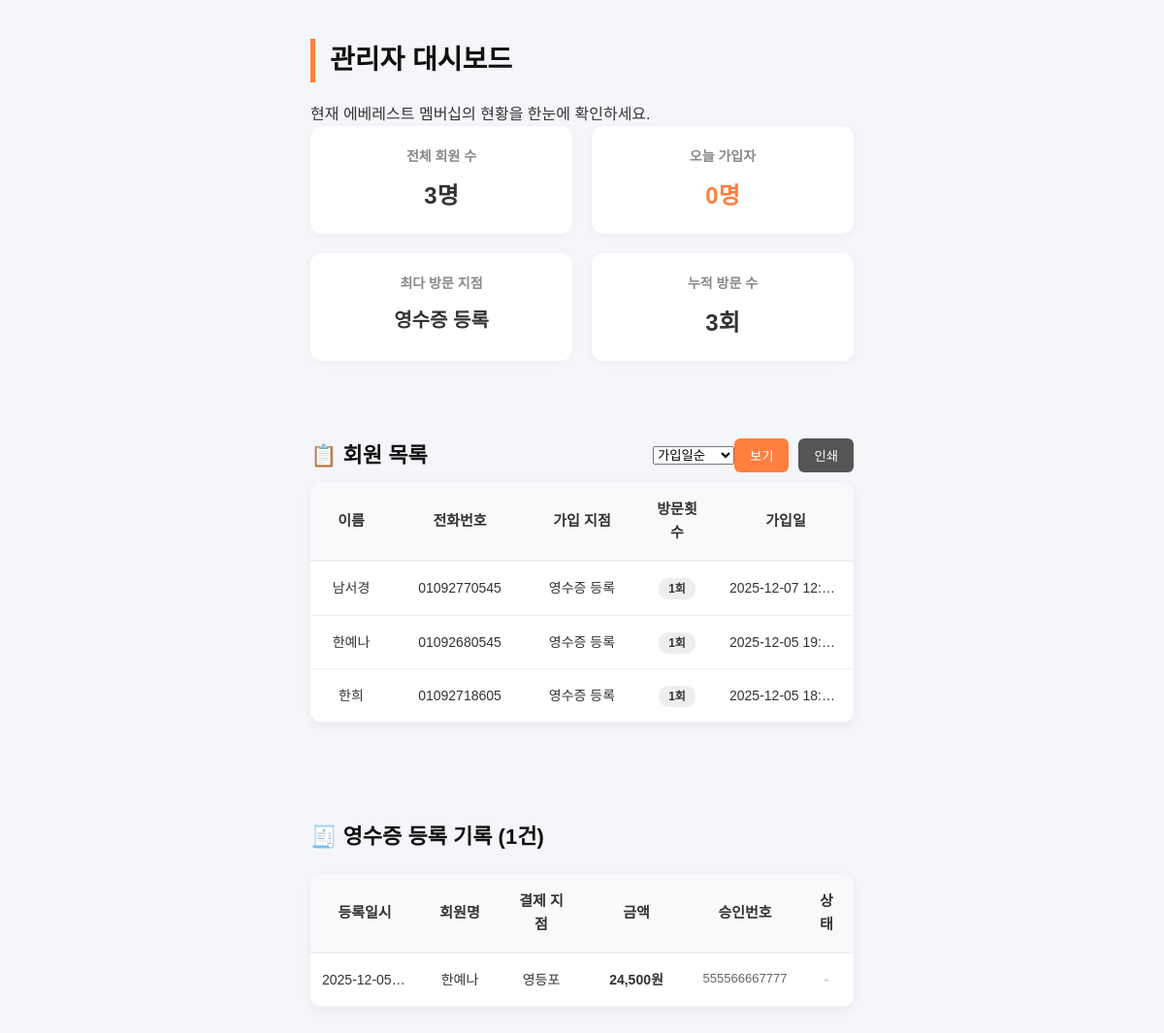
Before: /admin/members with the older database file.
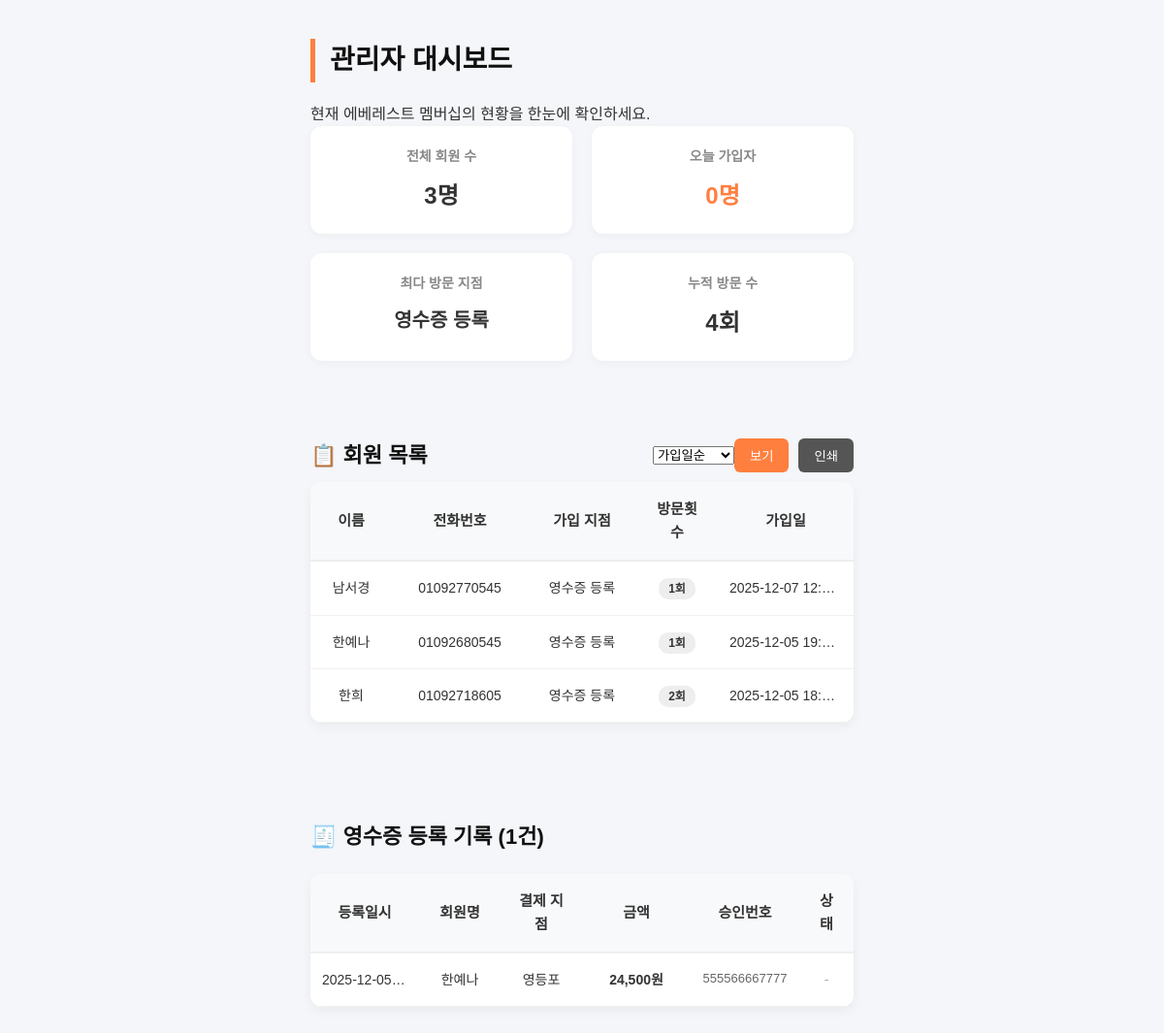
After: the same page with the newer database file.
### app.py (models this page shows)
class Members(db.Model):
    id = db.Column(db.Integer, primary_key=True)
    name = db.Column(db.String(50))
    phone = db.Column(db.String(20), unique=True)
    birth = db.Column(db.String(20))
    branch = db.Column(db.String(50))
    agree_marketing = db.Column(db.String(5))
    agree_privacy = db.Column(db.String(5))
    visit_count = db.Column(db.Integer, default=1)
    last_visit = db.Column(db.String(20))
    created_at = db.Column(db.String(30))
    receipts = db.relationship('Receipts', backref='member', lazy=True)
    coupons = db.relationship('Coupons', backref='member', lazy=True)

class Receipts(db.Model):
    id = db.Column(db.Integer, primary_key=True)
    member_id = db.Column(db.Integer, db.ForeignKey('members.id'), nullable=False)
    receipt_no = db.Column(db.String(50), unique=True, nullable=False)
    branch_paid = db.Column(db.String(50))
    amount = db.Column(db.Integer)
    visit_date = db.Column(db.DateTime, default=datetime.now)
    is_coupon_used = db.Column(db.Boolean, default=False)

### app.py (the view)
@app.route("/admin/members")
def admin_members():
    sort = request.args.get("sort", "date")
    if sort == "name": members = Members.query.order_by(Members.name.asc()).all()
    elif sort == "branch": members = Members.query.order_by(Members.branch.asc()).all()
    elif sort == "visit": members = Members.query.order_by(Members.visit_count.desc()).all()
    else: members = Members.query.order_by(Members.id.desc()).all()
    all_receipts = Receipts.query.order_by(Receipts.visit_date.desc()).all()
    total_members = Members.query.count()
    today = datetime.now().strftime("%Y-%m-%d")
    today_members = Members.query.filter(Members.created_at.contains(today)).count()
    total_visits = db.session.query(db.func.sum(Members.visit_count)).scalar() or 0
    branch_group = db.session.query(Members.branch, db.func.count(Members.branch)).group_by(Members.branch).all()
    top_branch_name, top_branch_count = max(branch_group, key=lambda x: x[1]) if branch_group else ("없음", 0)
    return render_template("members.html", members=members, sort=sort,
                           total_members=total_members, today_members=today_members,
                           top_branch_name=top_branch_name, top_branch_count=top_branch_count,
                           total_visits=total_visits, all_receipts=all_receipts)

### templates/members.html (shortened to what this page needs)
<!DOCTYPE html>
<html lang="ko">
<head>
    <link rel="stylesheet" href="{{ url_for('static', filename='style.css') }}">
</head>
<body>
<div class="page-wrapper">
    <h1 class="page-title">관리자 대시보드</h1>
    <p class="page-subtitle">현재 에베레스트 멤버십의 현황을 한눈에 확인하세요.</p>
    <div class="stats-container">
        <div class="stat-card">
            <h3>전체 회원 수</h3>
            <div class="value">{{ total_members }}명</div>
        </div>
        <div class="stat-card">
            <h3>오늘 가입자</h3>
            <div class="value" style="color: #ff7f3f;">{{ today_members }}명</div>
        </div>
        <div class="stat-card">
            <h3>최다 방문 지점</h3>
            <div class="value" style="font-size: 20px;">
                {% if top_branch_name %}{{ top_branch_name }}{% else %}-{% endif %}
            </div>
        </div>
        <div class="stat-card">
            <h3>누적 방문 수</h3>
            <div class="value">{{ total_visits }}회</div>
        </div>
    </div>
    <div style="display: flex; justify-content: space-between; align-items: end; margin-bottom: 10px; margin-top: 40px;">
        <h2 class="page-title" style="margin: 0; border: none; padding: 0; font-size: 22px;">📋 회원 목록</h2>
        <div class="toolbar" style="margin: 0;">
            <form method="get" class="sort-area" style="display: flex; align-items: center;">
                <select name="sort" class="admin-select">
                    <option value="date"   {% if sort=='date'   %}selected{% endif %}>가입일순</option>
                </select>
                <button class="btn small-btn">보기</button>
            </form>
            <button class="print-btn">인쇄</button>
        </div>
    </div>
    <div class="table-wrapper">
        <table class="member-table">
            <colgroup>
                <col style="width: 15%;"> <col style="width: 25%;"> <col style="width: 20%;"> <col style="width: 15%;"> <col style="width: 25%;"> </colgroup>
            <thead>
                <tr>
                    <th>이름</th>
                    <th>전화번호</th>
                    <th>가입 지점</th>
                    <th>방문횟수</th>
                    <th>가입일</th>
                </tr>
            </thead>
            <tbody>
            {% for m in members %}
                <tr>
                    <td style="font-weight: 500;">{{ m.name }}</td>
                    <td>{{ m.phone }}</td>
                    <td>{{ m.branch }}</td>
                    <td><span style="background: #eee; padding: 4px 10px; border-radius: 10px; font-weight: bold; font-size: 12px;">{{ m.visit_count }}회</span></td>
                    <td>{{ m.created_at }}</td>
                </tr>
            {% endfor %}
            </tbody>
        </table>
    </div>
    <h2 class="page-title" style="margin-top: 50px; font-size: 22px; border: none; padding: 0;">🧾 영수증 등록 기록 ({{ all_receipts|length }}건)</h2>
    <div class="table-wrapper">
        <table class="member-table">
            <colgroup>
                <col style="width: 20%;"> <col style="width: 15%;"> <col style="width: 15%;"> <col style="width: 20%;"> <col style="width: 20%;"> <col style="width: 10%;"> </colgroup>
            <thead>
                <tr>
                    <th>등록일시</th>
                    <th>회원명</th>
                    <th>결제 지점</th>
                    <th>금액</th>
                    <th>승인번호</th>
                    <th>상태</th>
                </tr>
            </thead>
            <tbody>
            {% for r in all_receipts %}
                <tr>
                    <td>{{ r.visit_date.strftime('%Y-%m-%d %H:%M') }}</td>
                    <td style="font-weight: 500;">{{ r.member.name }}</td>
                    <td>{{ r.branch_paid }}</td>
                    <td style="color: #333; font-weight: 600;">{{ "{:,}".format(r.amount) }}원</td>
                    <td style="color: #666; font-size: 13px;">{{ r.receipt_no }}</td>
                    <td>
                        {% if r.is_coupon_used %}
                            <span style="color: #28a745; font-weight: 700;">쿠폰발급</span>
                        {% else %}
                            <span style="color: #aaa;">-</span>
                        {% endif %}
                    </td>
                </tr>
            {% else %}
                <tr>
                    <td colspan="6" style="padding: 30px; color: #999;">아직 등록된 영수증이 없습니다.</td>
                </tr>
            {% endfor %}
            </tbody>
        </table>
    </div>
</div>
</body>
</html>

### static/style.css (style rules this page uses)
* { margin: 0; padding: 0; box-sizing: border-box; -webkit-tap-highlight-color: transparent; }
body { background-color: #f4f6f9; font-family: "Noto Sans KR", sans-serif; color: #333; line-height: 1.6; }
.page-wrapper { max-width: 600px; margin: 0 auto; padding: 40px 20px; min-height: 100vh; display: flex; flex-direction: column; justify-content: center; }
.page-title { font-size: 28px; font-weight: 700; color: #111; margin-bottom: 20px; border-left: 5px solid #ff7f3f; padding-left: 15px; }
.stats-container { display: grid; grid-template-columns: repeat(auto-fit, minmax(200px, 1fr)); gap: 20px; margin-bottom: 40px; }
.stat-card { background: #fff; padding: 20px; border-radius: 12px; box-shadow: 0 2px 8px rgba(0,0,0,0.04); text-align: center; }
.stat-card h3 { font-size: 14px; color: #888; margin-bottom: 10px; }
.stat-card .value { font-size: 24px; font-weight: 800; color: #333; }
.table-wrapper { background: #fff; border-radius: 12px; box-shadow: 0 4px 12px rgba(0,0,0,0.05); overflow: hidden; margin-bottom: 50px; }
.member-table { width: 100%; border-collapse: collapse; table-layout: fixed; }
.member-table th { background-color: #f8f9fa; padding: 16px; font-size: 15px; text-align: center; border-bottom: 2px solid #eee; }
.member-table td { padding: 16px 12px; border-bottom: 1px solid #f1f1f1; font-size: 14px; text-align: center; white-space: nowrap; overflow: hidden; text-overflow: ellipsis; }
.toolbar { display: flex; justify-content: flex-end; gap: 10px; margin-bottom: 10px; }
.print-btn, .small-btn { padding: 8px 16px; border-radius: 6px; border: none; cursor: pointer; background: #555; color: #fff; }
.small-btn { background: #ff7f3f; }

Changed rows visible on the page:
changed Members "한희": visit_count "1" → "2"
Other visible differences:
{{ total_visits }}: "3" → "4"
